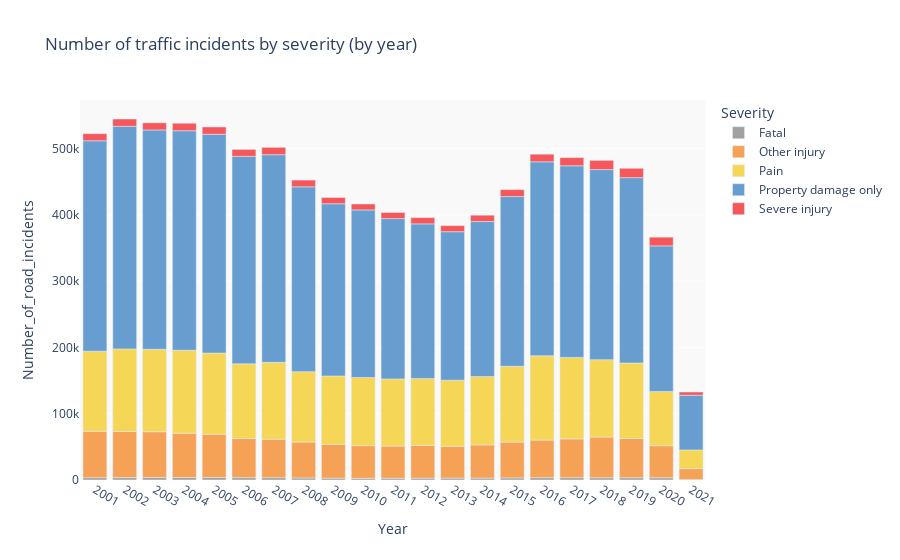

The cell this chart's notebook holds for it:
### Code cell
fig_year_severity = px.bar(
    df_year_severity, 
    x = 'Year', 
    y = 'Number_of_road_incidents', 
    color = 'Severity', 
    title = 'Number of traffic incidents by severity (by year)', 
    color_discrete_map = plot_dictcolor)

fig_year_severity.update_layout(plot_bgcolor = plot_bgcolor)
fig_year_severity.show()

### Figure 1 — Plotly figure (JSON) as saved in the notebook; plotly's stock layout.template omitted (floating-point values rounded to 4 significant figures)
{"data": [{"alignmentgroup": "True", "hovertemplate": "Severity=Fatal<br>Year=%{x}<br>Number_of_road_incidents=%{y}<extra></extra>", "legendgroup": "Fatal", "marker": {"color": "rgb(161,161,161)", "pattern": {"shape": ""}}, "name": "Fatal", "offsetgroup": "Fatal", "orientation": "v", "showlegend": true, "textposition": "auto", "type": "bar", "x": ["2001", "2002", "2003", "2004", "2005", "2006", "2007", "2008", "2009", "2010", "2011", "2012", "2013", "2014", "2015", "2016", "2017", "2018", "2019", "2020", "2021"], "xaxis": "x", "y": [3517, 3650, 3726, 3701, 3822, 3613, 3557, 3113, 2805, 2520, 2628, 2758, 2853, 2882, 3170, 3558, 3582, 3479, 3437, 3419, 631], "yaxis": "y"}, {"alignmentgroup": "True", "hovertemplate": "Severity=Other injury<br>Year=%{x}<br>Number_of_road_incidents=%{y}<extra></extra>", "legendgroup": "Other injury", "marker": {"color": "rgb(245,162,87)", "pattern": {"shape": ""}}, "name": "Other injury", "offsetgroup": "Other injury", "orientation": "v", "showlegend": true, "textposition": "auto", "type": "bar", "x": ["2001", "2002", "2003", "2004", "2005", "2006", "2007", "2008", "2009", "2010", "2011", "2012", "2013", "2014", "2015", "2016", "2017", "2018", "2019", "2020", "2021"], "xaxis": "x", "y": [70052, 69575, 69126, 66978, 65273, 58964, 57962, 54174, 50900, 49283, 48577, 49541, 48075, 50057, 53985, 56687, 58491, 61273, 59344, 48293, 16589], "yaxis": "y"}, {"alignmentgroup": "True", "hovertemplate": "Severity=Pain<br>Year=%{x}<br>Number_of_road_incidents=%{y}<extra></extra>", "legendgroup": "Pain", "marker": {"color": "rgb(245,214,87)", "pattern": {"shape": ""}}, "name": "Pain", "offsetgroup": "Pain", "orientation": "v", "showlegend": true, "textposition": "auto", "type": "bar", "x": ["2001", "2002", "2003", "2004", "2005", "2006", "2007", "2008", "2009", "2010", "2011", "2012", "2013", "2014", "2015", "2016", "2017", "2018", "2019", "2020", "2021"], "xaxis": "x", "y": [120748, 124635, 124325, 125176, 122474, 112750, 115995, 106160, 103271, 102876, 101373, 100763, 99661, 103156, 114391, 127230, 122849, 116803, 113744, 81694, 28230], "yaxis": "y"}, {"alignmentgroup": "True", "hovertemplate": "Severity=Property damage only<br>Year=%{x}<br>Number_of_road_incidents=%{y}<extra></extra>", "legendgroup": "Property damage only", "marker": {"color": "rgb(104,158,207)", "pattern": {"shape": ""}}, "name": "Property damage only", "offsetgroup": "Property damage only", "orientation": "v", "showlegend": true, "textposition": "auto", "type": "bar", "x": ["2001", "2002", "2003", "2004", "2005", "2006", "2007", "2008", "2009", "2010", "2011", "2012", "2013", "2014", "2015", "2016", "2017", "2018", "2019", "2020", "2021"], "xaxis": "x", "y": [317567, 335869, 331055, 331208, 330195, 313077, 313357, 278986, 259899, 252876, 241886, 233447, 224078, 233941, 256220, 292696, 289285, 286842, 279786, 219873, 82491], "yaxis": "y"}, {"alignmentgroup": "True", "hovertemplate": "Severity=Severe injury<br>Year=%{x}<br>Number_of_road_incidents=%{y}<extra></extra>", "legendgroup": "Severe injury", "marker": {"color": "rgb(245,87,91)", "pattern": {"shape": ""}}, "name": "Severe injury", "offsetgroup": "Severe injury", "orientation": "v", "showlegend": true, "textposition": "auto", "type": "bar", "x": ["2001", "2002", "2003", "2004", "2005", "2006", "2007", "2008", "2009", "2010", "2011", "2012", "2013", "2014", "2015", "2016", "2017", "2018", "2019", "2020", "2021"], "xaxis": "x", "y": [10678, 11012, 10722, 11232, 10961, 10442, 11037, 10162, 9353, 8935, 9165, 9392, 9173, 9529, 10403, 11448, 12225, 13898, 14041, 13138, 4829], "yaxis": "y"}], "layout": {"barmode": "relative", "legend": {"title": {"text": "Severity"}, "tracegroupgap": 0}, "plot_bgcolor": "rgb(249,249,249)", "title": {"text": "Number of traffic incidents by severity (by year)"}, "xaxis": {"anchor": "y", "domain": [0, 1], "title": {"text": "Year"}}, "yaxis": {"anchor": "x", "domain": [0, 1], "title": {"text": "Number_of_road_incidents"}}}}
